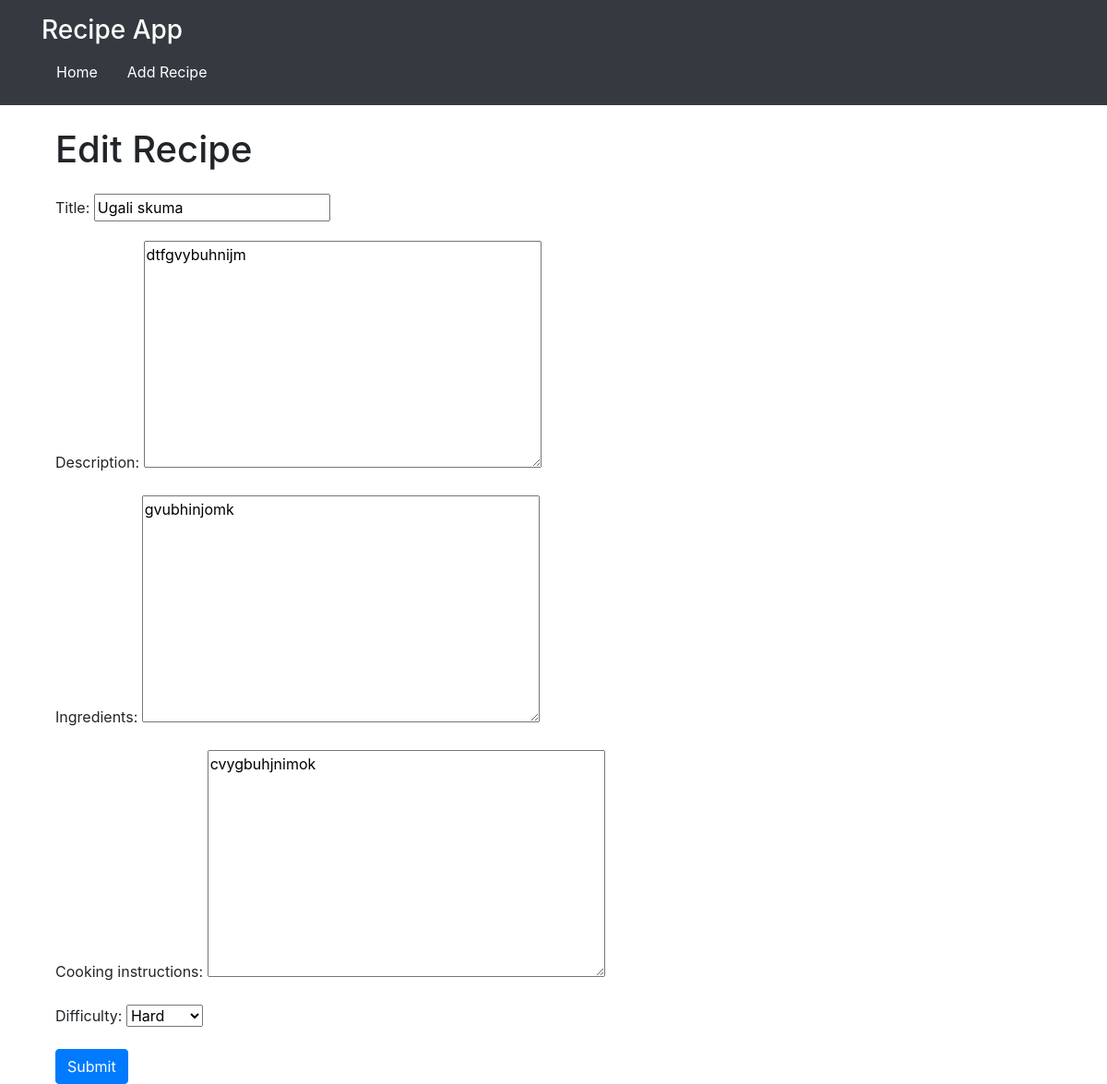
The page /recipe/7/edit/ on the database as committed earlier.
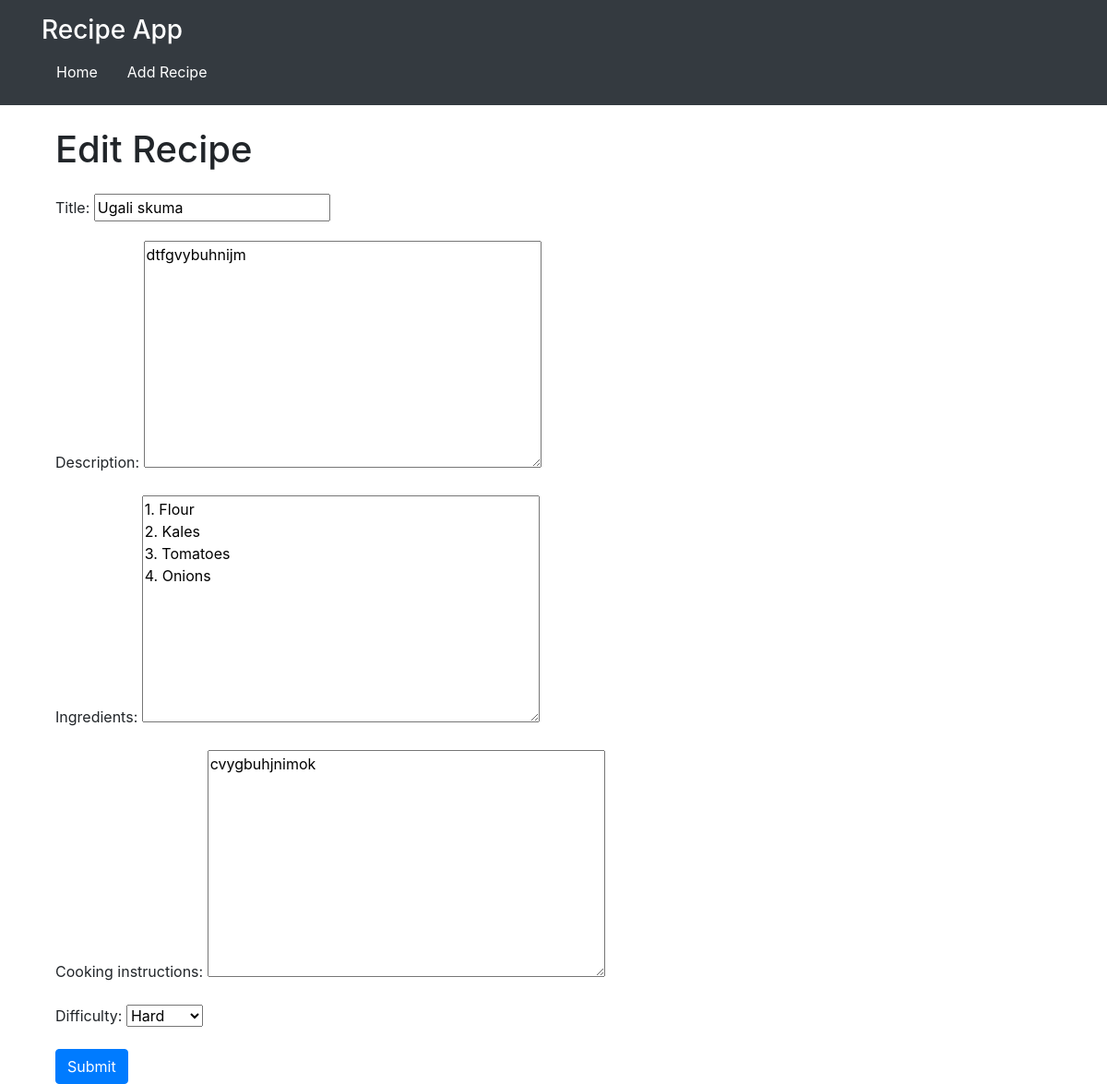
The same page on the database as committed later.
### recipes/models.py (models this page shows, shortened)
class Recipe(models.Model):
    DIFFICULTY_CHOICES = [
        ('easy', 'Easy'),
        ('medium', 'Medium'),
        ('hard', 'Hard'),
    ]
    title = models.CharField(max_length=200)
    description = models.TextField()
    ingredients = models.TextField()
    ingredients = models.TextField()
    cooking_instructions = models.TextField()
    difficulty = models.CharField(
        max_length=6,
        choices=DIFFICULTY_CHOICES,
        default=DIFFICULTY_CHOICES[1][0],
    )

### recipes/views.py (the view)
# urls.py: path('recipe/<int:pk>/edit/', RecipeUpdateView.as_view(), name='recipe_edit'),
class RecipeUpdateView(UpdateView):
    model = Recipe
    form_class = RecipeForm
    template_name ='recipes/recipe_form.html'
    success_url = reverse_lazy('recipes:recipe_list')

### recipes/forms.py
class RecipeForm(forms.ModelForm):
    class Meta:
        model = Recipe
        fields = [
            'title',
            'description',
            'ingredients',
            'cooking_instructions',
            'difficulty',
        ]

### recipes/templates/recipes/recipe_form.html (shortened to what this page needs)
{% extends "base_generic.html" %}
{% block content %}
<div class="container">
    <h1 class="mb-4">{{ form.instance.id|yesno:"Edit Recipe,Add Recipe" }}</h1>
    <form method="post">
        <div class="mb-3">
        {{ form.as_p }}
        </div>
        <button type="submit" class="btn btn-primary">Submit</button>
    </form>
</div>
{% endblock %}

Rows that differ between the two databases and show on the page:
changed Recipe "Edit Recipe": ingredients "gvubhinjomk" → "1. Flour 2. Kales 3. Tomatoes 4. Onions"
